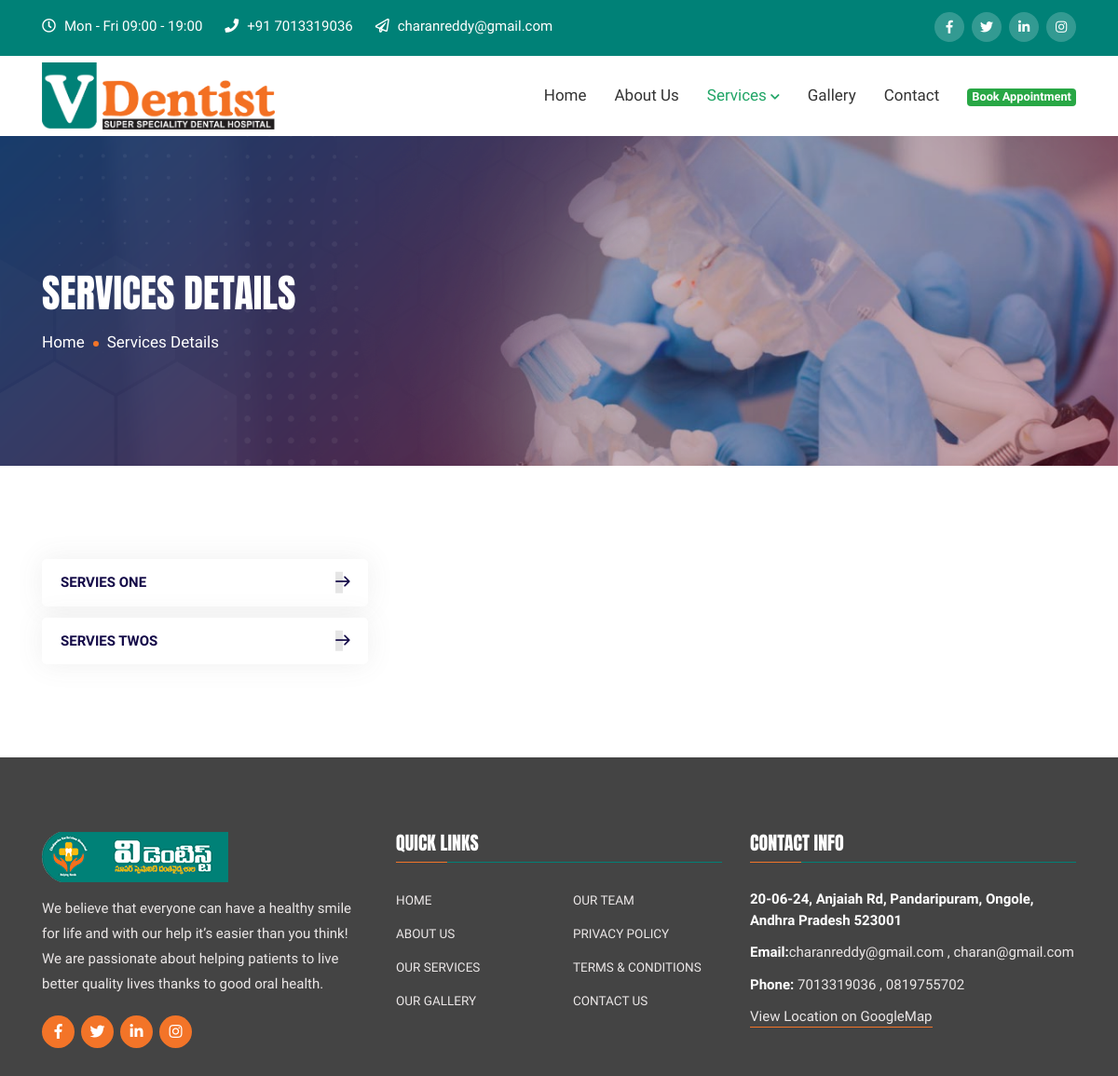
/index.php/services/name, run on the app's committed database.
### tables this page shows
CREATE TABLE `contactus` (
  `c_id` int(11) NOT NULL AUTO_INCREMENT,
  `location` text,
  `timing` varchar(250) DEFAULT NULL,
  `mobile_number` varchar(250) DEFAULT NULL,
  `alert_mobile_number` varchar(250) DEFAULT NULL,
  `email_address` varchar(250) DEFAULT NULL,
  `alert_email_address` varchar(250) DEFAULT NULL,
  `twitter_link` varchar(250) DEFAULT NULL,
  `facebook_link` varchar(250) DEFAULT NULL,
  `linkedIn_link` varchar(250) DEFAULT NULL,
  `instagram_link` varchar(250) DEFAULT NULL,
  `status` int(12) DEFAULT '1',
  `created_at` datetime DEFAULT NULL,
  `updated_at` datetime DEFAULT NULL,
  `created_by` int(12) DEFAULT NULL,
  PRIMARY KEY (`c_id`)
);

CREATE TABLE `services` (
  `s_id` int(12) NOT NULL AUTO_INCREMENT,
  `services_name` text,
  `status` int(12) DEFAULT '1',
  `created_at` datetime DEFAULT NULL,
  `updated_at` datetime DEFAULT NULL,
  `created_by` int(12) DEFAULT NULL,
  PRIMARY KEY (`s_id`)
);

### application/controllers/Services.php (called while the page is built, shortened)
<?php
class Services extends CI_Controller {
	public function __construct()
	{
		$this->load->helper(array('form', 'url'));
		$this->load->library('form_validation');
		$this->load->library('session');
		$this->load->library('email');
		$this->load->library('user_agent');
		$this->load->helper('directory');
		$this->load->helper('cookie');
		$this->load->helper('security');
		$this->load->model('Home_model');
		$this->load->model('Admin_model');
		$this->load->model('Services_model');
	}
	public function name()
	{
		if(!$this->session->userdata('user_details'))
		{
			  $s_id=base64_decode($this->uri->segment(3));
		   $data['services_details']=$this->Admin_model->get_services_list_details($s_id);
			$data['contact_list']=$this->Home_model->get_contact_list();
			$data['services_list']=$this->Home_model->get_services_list();
			$this->load->view('html/header',$data);
			$this->load->view('html/services-details',$data);
			$this->load->view('html/footer',$data);
		}
	}
}

### index.php (called while the page is built, shortened)
<?php
require_once BASEPATH.'core/CodeIgniter.php';

### application/models/Home_model.php (called while the page is built, shortened)
<?php if ( ! defined('BASEPATH')) exit('No direct script access allowed');
class Home_model extends CI_Model
{
	public function get_contact_list(){
	$this->db->select('*')->from('contactus');
	$this->db->where('contactus.status', 1);
	return $this->db->get()->row_array();
	}
	public function get_services_list(){
	$this->db->select('services.*')->from('services');
     $this->db->where('services.status',1);
	 return $this->db->get()->result_array();
	}
}

### application/views/html/services-details.php (the view, shortened to what this page needs)
<div class="page-title-area page-title-bg1">
            <div class="d-table">
                <div class="d-table-cell">
                    <div class="container">
                        <div class="page-title-content">
                            <h2>Services Details</h2>
                            <ul>
                                <li><a href="<?php echo base_url('home'); ?>">Home</a></li>
                                <li>Services Details</li>
                            </ul>
                        </div>
                    </div>
                </div>
            </div>
        </div>
        <section class="services-details-area ptb-100">
            <div class="container">
                <div class="row">
					<div class="col-lg-4 col-md-12">
                        <aside class="widget-area" id="secondary">
                            <section class="widget widget_services_list">
                                <ul>
								<?php if(isset($services_list)&& count($services_list)>0){?>
								<?php  foreach ($services_list as $list){?>
                                    <li class=""><a href="<?php echo base_url('services/name/'.base64_encode($list['s_id'])); ?>"><?php echo isset($list['services_name'])?$list['services_name']:''?><i class="flaticon-next"></i></a></li>
                                    <?php }?>
                                <?php }?>
								</ul>
                            </section>
                        </aside>
                    </div>
                </div>
            </div>
        </section>

### application/views/html/header.php (shortened to what this page needs)
<!doctype html>
<html>
<head>
    <link rel="stylesheet" href="<?php echo base_url(); ?>assets/vendor/admin/css/bootstrap.min.css">
		    <link rel="stylesheet" href="<?php echo base_url(); ?>assets/vendor/admin/css/bootstrapValidator.min.css">
        <link rel="stylesheet" href="<?php echo base_url(); ?>assets/css/animate.min.css">
        <link rel="stylesheet" href="<?php echo base_url(); ?>assets/css/fontawesome.min.css">
        <link rel="stylesheet" href="<?php echo base_url(); ?>assets/css/owl.carousel.min.css">
        <link rel="stylesheet" href="<?php echo base_url(); ?>assets/css/meanmenu.css">
        <link rel="stylesheet" href="<?php echo base_url(); ?>assets/css/flaticon.css">
        <link rel="stylesheet" href="<?php echo base_url(); ?>assets/css/magnific-popup.min.css">
        <link rel="stylesheet" href="<?php echo base_url(); ?>assets/css/odometer.min.css">
        <link rel="stylesheet" href="<?php echo base_url(); ?>assets/css/twentytwenty.min.css">
        <link rel="stylesheet" href="<?php echo base_url(); ?>assets/css/slick.min.css">
        <link rel="stylesheet" href="<?php echo base_url(); ?>assets/css/nice-select.min.css">
        <link rel="stylesheet" href="<?php echo base_url(); ?>assets/css/style.css">
        <link rel="stylesheet" href="<?php echo base_url(); ?>assets/css/responsive.css">
     <link href="<?php echo base_url(); ?>assets/vendor/css/custom.css" rel="stylesheet" type="text/css" />
    </head>
    <body>
        <header class="header-area">
            <div class="top-header">
                <div class="container">
                    <div class="row align-items-center">
                        <div class="col-lg-8 col-md-12">
                            <ul class="header-contact-info">
                                <li><i class="far fa-clock"></i><?php echo isset($contact_list['timing'])?$contact_list['timing']:''?></li>
                                <li><i class="fas fa-phone"></i> <a href="#">+91 <?php echo isset($contact_list['mobile_number'])?$contact_list['mobile_number']:''?></a></li>
                                <li><i class="far fa-paper-plane"></i> <a href="#"><?php echo isset($contact_list['email_address'])?$contact_list['email_address']:''?></a></li>
                            </ul>
                        </div>
                        <div class="col-lg-4 col-md-12">
                            <div class="header-right-content">
                                <ul class="top-header-social">
                                    <li><a target="_blank" href="<?php echo isset($contact_list['facebook_link'])?$contact_list['facebook_link']:'' ?>"><i class="fab fa-facebook-f"></i></a></li>
                                    <li><a target="_blank" href="<?php echo isset($contact_list['twitter_link'])?$contact_list['twitter_link']:'' ?>"><i class="fab fa-twitter"></i></a></li>
                                    <li><a target="_blank" href="<?php echo isset($contact_list['linkedIn_link'])?$contact_list['linkedIn_link']:'' ?>"><i class="fab fa-linkedin-in"></i></a></li>
                                    <li><a target="_blank" href="<?php echo isset($contact_list['instagram_link'])?$contact_list['instagram_link']:'' ?>"><i class="fab fa-instagram"></i></a></li>
                                </ul>
                            </div>
                        </div>
                    </div>
                </div>
            </div>
            <div class="navbar-area">
                <div class="v-nav">
                    <div class="container">
                        <nav class="navbar navbar-expand-md navbar-light">
                            <a class="navbar-brand" href="<?php echo base_url(''); ?>">
                                <img src="<?php echo base_url(); ?>assets/img/white-logo.png" alt="logo">
                            </a>
                            <div class="collapse navbar-collapse mean-menu" id="navbarSupportedContent">
                                <ul class="navbar-nav">
                                    <li class="nav-item"><a href="<?php echo base_url('home'); ?>" class="nav-link <?php if($this->uri->segment(1)=='home'){ echo "active";} ?>">Home </a>
                                    </li>
                                    <li class="nav-item"><a href="<?php echo base_url('aboutus'); ?>" class="nav-link <?php if($this->uri->segment(1)=='aboutus'){ echo "active";} ?>">About Us</a>
                                    </li>
                                    <li class="nav-item"><a href="#" class="nav-link <?php if($this->uri->segment(1)=='services'){ echo "active";} ?>">Services <i class="fas fa-chevron-down"></i></a>
                                    </li>
                                    <li class="nav-item"><a href="<?php echo base_url('gallery');?>" class="nav-link <?php if($this->uri->segment(1)=='gallery'){ echo "active";} ?>">Gallery</a>
                                    </li>
                                    <li class="nav-item"><a href="<?php echo base_url('contact');?>" class="nav-link <?php if($this->uri->segment(1)=='contact'){ echo "active";} ?>">Contact</a></li>
                                    <li class="nav-item"><a href="<?php echo base_url('bookappointment');?>" class="nav-link <?php if($this->uri->segment(1)=='bookappointment'){ echo "active";} ?>"><span class="badge badge-success">Book Appointment</span>
									</a></li>
                                </ul>
                            </div>
                        </nav>
                    </div>
                </div>
            </div>
        </header>

### application/views/html/footer.php (shortened to what this page needs)
        <footer class="footer-area">
            <div class="container">
                <div class="row">
                    <div class="col-lg-4 col-md-6 col-sm-6">
                        <div class="single-footer-widget">
                            <div class="logo">
                                <a href="#"><img src="<?php echo base_url(); ?>assets/img/footer-logo.png" alt="image"></a>
                                <p>We believe that everyone can have a healthy smile for life and with our help it’s easier than you think! We are passionate about helping patients to live better quality lives thanks to good oral health.</p>
                            </div>
                            <ul class="social">
                               <li><a  target="_blank" href="<?php echo isset($contact_list['facebook_link'])?$contact_list['facebook_link']:'' ?>"><i class="fab fa-facebook-f"></i></a></li>
                                    <li><a target="_blank" href="<?php echo isset($contact_list['twitter_link'])?$contact_list['twitter_link']:'' ?>"><i class="fab fa-twitter"></i></a></li>
                                    <li><a target="_blank" href="<?php echo isset($contact_list['linkedIn_link'])?$contact_list['linkedIn_link']:'' ?>"><i class="fab fa-linkedin-in"></i></a></li>
                                    <li><a target="_blank" href="<?php echo isset($contact_list['instagram_link'])?$contact_list['instagram_link']:'' ?>"><i class="fab fa-instagram"></i></a></li>
                            </ul>
                        </div>
                    </div>
                    <div class="col-lg-4 col-md-6 col-sm-6">
                        <div class="single-footer-widget">
                            <h3>Quick Links</h3>
                            <ul class="footer-quick-links">
                                <li><a href="<?php echo base_url('home'); ?>">Home</a></li>
                                <li><a href="#">Our Team</a></li>
                                <li><a href="<?php echo base_url('aboutus'); ?>">About Us</a></li>
                                <li><a href="#">Privacy Policy</a></li>
                                <li><a href="#">Our Services</a></li>
                                <li><a href="#">Terms & Conditions</a></li>
                                <li><a href="<?php echo base_url('gallery'); ?>">Our Gallery</a></li>
                                <li><a href="<?php echo base_url('contact'); ?>">Contact Us</a></li>
                            </ul>
                        </div>
                    </div>
                    <div class="col-lg-4 col-md-6 col-sm-6 offset-lg-0 offset-sm-3 offset-md-3">
                        <div class="single-footer-widget">
                            <h3>Contact Info</h3>
                            <ul class="footer-contact-info">
                                <li><span><?php echo isset($contact_list['location'])?$contact_list['location']:''?></span></li>
                                <li><span>Email:</span><?php echo isset($contact_list['email_address'])?$contact_list['email_address']:''?>&nbsp;,&nbsp;<?php echo isset($contact_list['alert_email_address'])?$contact_list['alert_email_address']:''?></li>
                                <li><span>Phone:</span> <?php echo isset($contact_list['mobile_number'])?$contact_list['mobile_number']:''?>&nbsp;,&nbsp;<?php echo isset($contact_list['alert_mobile_number'])?$contact_list['alert_mobile_number']:''?></li>
                                <li><a href="https://goo.gl/maps/hxf7gpcS2qXUgwBx7" target="_blank">View Location on GoogleMap</a></li>
                            </ul>
                        </div>
                    </div>
                </div>
            </div>
        </footer>
    </body>
</html>

### data on the page
contactus: timing "Mon - Fri 09:00 - 19:00", mobile_number "7013319036", email_address "charanreddy@gmail.com", location "20-06-24, Anjaiah Rd, Pandaripuram, Ongole, Andhra Pradesh 523001", alert_email_address "charan@gmail.com", alert_mobile_number "0819755702"
services: services_name "SERVIES ONE"
services: services_name "SERVIES TWOS"
